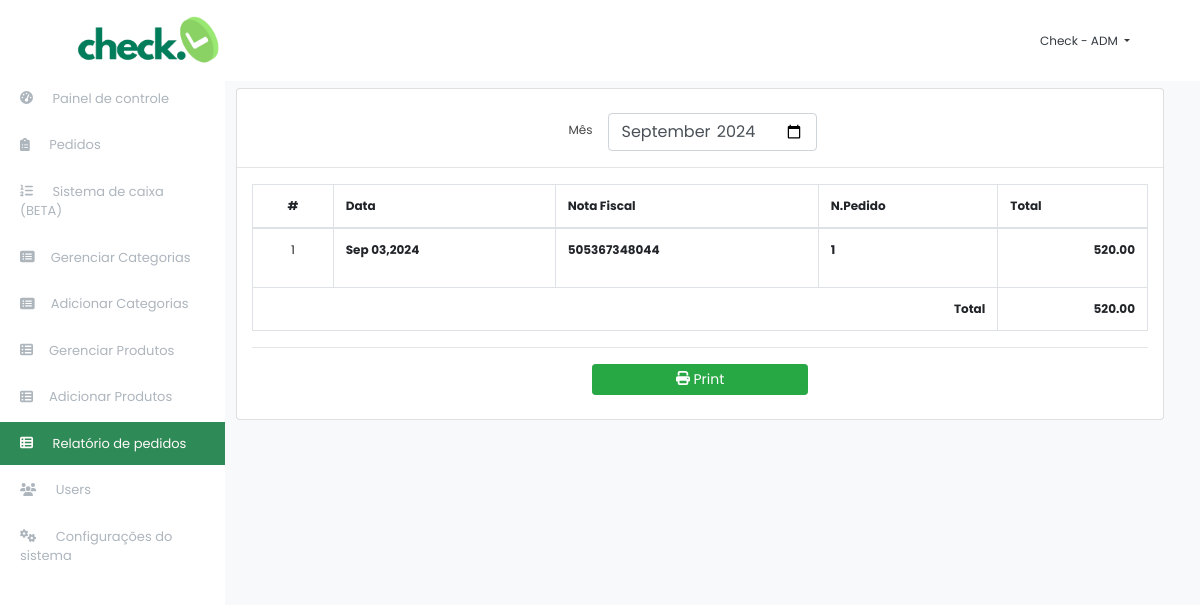
Screenshot of /index.php?page=sales_report (signed in) with the database file from the repository.
### tables this page shows
CREATE TABLE `orders` (
  `id` int(11) NOT NULL,
  `ref_no` varchar(50) NOT NULL,
  `total_amount` float NOT NULL,
  `amount_tendered` float NOT NULL,
  `order_number` int(30) NOT NULL,
  `date_created` datetime NOT NULL DEFAULT current_timestamp()
);

### sales_report.php (the view, shortened to what this page needs)
<?php
    include 'db_connect.php';
    $month = isset($_GET['month']) ? $_GET['month'] : date('Y-m');
?>
<div class="container-fluid">
    <div class="col-lg-12">
        <div class="card">
            <div class="card_body">
            <div class="row justify-content-center pt-4">
                <label for="" class="mt-2">Mês</label>
                <div class="col-sm-3">
                    <input type="month" name="month" id="month" value="<?php echo $month ?>" class="form-control">
                </div>
            </div>
            <hr>
            <div class="col-md-12">
                <table class="table table-bordered" id='report-list'>
                    <thead>
                        <tr>
                            <th class="text-center">#</th>
                            <th class="">Data</th>
                            <th class="">Nota Fiscal</th>
                            <th class="">N.Pedido</th>
                            <th class="">Total</th>
                        </tr>
                    </thead>
                    <tbody>
			          <?php
                      $i = 1;
                      $total = 0;
                      $sales = $conn->query("SELECT * FROM orders where amount_tendered > 0 and date_format(date_created,'%Y-%m') = '$month' order by unix_timestamp(date_created) asc ");
                      if($sales->num_rows > 0):
			          while($row = $sales->fetch_array()):
                        $total += $row['total_amount'];
			          ?>
			          <tr>
                        <td class="text-center"><?php echo $i++ ?></td>
                        <td>
                            <p> <b><?php echo date("M d,Y",strtotime($row['date_created'])) ?></b></p>
                        </td>
                        <td>
                            <p> <b><?php echo $row['amount_tendered'] > 0 ? $row['ref_no'] : 'N/A' ?></b></p>
                        </td>
                        <td>
                            <p> <b><?php echo $row['order_number'] ?></b></p>
                        </td>
                        <td>
                            <p class="text-right"> <b><?php echo number_format($row['total_amount'],2) ?></b></p>
                        </td>
                    </tr>
                    <?php
                        endwhile;
                        else:
                    ?>
                    <tr>
                            <th class="text-center" colspan="5">No Data.</th>
                    </tr>
                    <?php
                        endif;
                    ?>
			        </tbody>
                    <tfoot>
                        <tr>
                            <th colspan="4" class="text-right">Total</th>
                            <th class="text-right"><?php echo number_format($total,2) ?></th>
                        </tr>
                    </tfoot>
                </table>
                <hr>
                <div class="col-md-12 mb-4">
                    <center>
                        <button class="btn btn-success btn-sm col-sm-3" type="button" id="print"><i class="fa fa-print"></i> Print</button>
                    </center>
                </div>
            </div>
            </div>
        </div>
    </div>
</div>

### assets/css/style.css (style rules this page uses)
body { font-family:Poppins, Helvetica, "sans-serif"; color: #444444; width: 100%; height: calc(100%); font-size: 12px; }
.justify-content-center { justify-content: center !important; }
.table td, .table th { border-bottom: 1px solid #dee2e6; border-bottom: 0; }
input::placeholder { font-family: Poppins, Helvetica, "sans-serif"; font-size: 15px; }

### index.php (style rules this page uses)
body { background: #f8f9fa; }

### rows the page displays
orders: date_created "Sep 03,2024", ref_no "505367348044", order_number "1", total_amount "520.00"

### other values shown
$_SESSION['login_name'] "Check - ADM"
$total "520.00"
